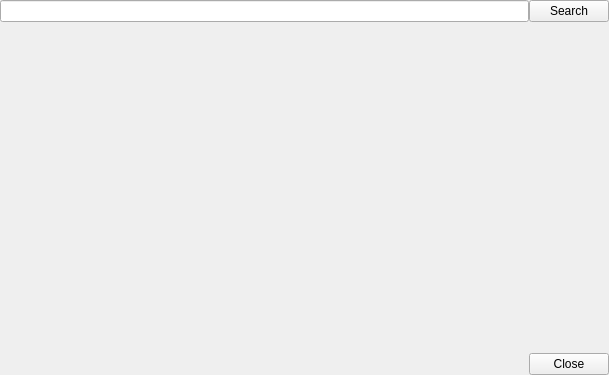
<?xml version="1.0" encoding="UTF-8"?>
<ui version="4.0">
 <class>Form</class>
 <widget class="QWidget" name="Form">
  <property name="geometry">
   <rect>
    <x>0</x>
    <y>0</y>
    <width>609</width>
    <height>375</height>
   </rect>
  </property>
  <property name="windowTitle">
   <string>Form</string>
  </property>
  <layout class="QVBoxLayout" name="verticalLayout">
   <property name="spacing">
    <number>0</number>
   </property>
   <property name="leftMargin">
    <number>0</number>
   </property>
   <property name="topMargin">
    <number>0</number>
   </property>
   <property name="rightMargin">
    <number>0</number>
   </property>
   <property name="bottomMargin">
    <number>0</number>
   </property>
   <item>
    <widget class="QWidget" name="searchWidget" native="true">
     <property name="sizePolicy">
      <sizepolicy hsizetype="Preferred" vsizetype="Fixed">
       <horstretch>0</horstretch>
       <verstretch>0</verstretch>
      </sizepolicy>
     </property>
     <layout class="QHBoxLayout" name="searchLayout">
      <property name="spacing">
       <number>0</number>
      </property>
      <property name="leftMargin">
       <number>0</number>
      </property>
      <property name="topMargin">
       <number>0</number>
      </property>
      <property name="rightMargin">
       <number>0</number>
      </property>
      <property name="bottomMargin">
       <number>0</number>
      </property>
      <item>
       <widget class="QLineEdit" name="search_text"/>
      </item>
      <item>
       <widget class="QPushButton" name="search_button">
        <property name="text">
         <string>Search</string>
        </property>
       </widget>
      </item>
     </layout>
    </widget>
   </item>
   <item>
    <widget class="QWidget" name="tableParent" native="true">
     <layout class="QVBoxLayout" name="verticalLayout_3">
      <property name="spacing">
       <number>1</number>
      </property>
     </layout>
    </widget>
   </item>
   <item>
    <widget class="QWidget" name="widget" native="true">
     <property name="sizePolicy">
      <sizepolicy hsizetype="Preferred" vsizetype="Fixed">
       <horstretch>0</horstretch>
       <verstretch>0</verstretch>
      </sizepolicy>
     </property>
     <layout class="QHBoxLayout" name="horizontalLayout_2">
      <property name="spacing">
       <number>1</number>
      </property>
      <property name="leftMargin">
       <number>0</number>
      </property>
      <property name="topMargin">
       <number>0</number>
      </property>
      <property name="rightMargin">
       <number>0</number>
      </property>
      <property name="bottomMargin">
       <number>0</number>
      </property>
      <item>
       <widget class="QLabel" name="progress">
        <property name="text">
         <string/>
        </property>
       </widget>
      </item>
      <item>
       <spacer name="horizontalSpacer">
        <property name="orientation">
         <enum>Qt::Horizontal</enum>
        </property>
        <property name="sizeHint" stdset="0">
         <size>
          <width>40</width>
          <height>20</height>
         </size>
        </property>
       </spacer>
      </item>
      <item>
       <widget class="QPushButton" name="close_button">
        <property name="text">
         <string>Close</string>
        </property>
       </widget>
      </item>
     </layout>
    </widget>
   </item>
  </layout>
 </widget>
 <resources/>
 <connections/>
</ui>
